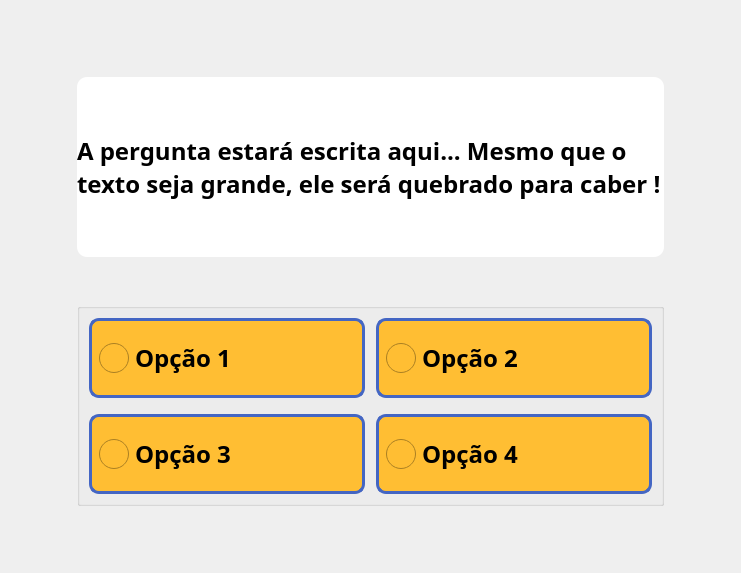
      <widget class="QWidget" name="questionario">
       <property name="styleSheet">
        <string notr="true">border-image: url(&quot;:/imagens/assets/imagens/fundo-laranja&quot;);</string>
       </property>
       <layout class="QGridLayout" name="gridLayout_6">
        <item row="0" column="1">
         <spacer name="verticalSpacer_4">
          <property name="orientation">
           <enum>Qt::Vertical</enum>
          </property>
          <property name="sizeType">
           <enum>QSizePolicy::Minimum</enum>
          </property>
          <property name="sizeHint" stdset="0">
           <size>
            <width>20</width>
            <height>40</height>
           </size>
          </property>
         </spacer>
        </item>
        <item row="4" column="2" alignment="Qt::AlignRight|Qt::AlignBottom">
         <widget class="QPushButton" name="pushButton_proximo_pergunta">
          <property name="sizePolicy">
           <sizepolicy hsizetype="Fixed" vsizetype="Fixed">
            <horstretch>0</horstretch>
            <verstretch>0</verstretch>
           </sizepolicy>
          </property>
          <property name="minimumSize">
           <size>
            <width>60</width>
            <height>50</height>
           </size>
          </property>
          <property name="maximumSize">
           <size>
            <width>120</width>
            <height>40</height>
           </size>
          </property>
          <property name="font">
           <font>
            <pointsize>10</pointsize>
            <weight>75</weight>
            <bold>true</bold>
           </font>
          </property>
          <property name="cursor">
           <cursorShape>PointingHandCursor</cursorShape>
          </property>
          <property name="styleSheet">
           <string notr="true">QPushButton {
	border-image: url(&quot;:/icones/assets/icones/proximo/proximo.png&quot;);
	background-color: none;
	border-radius: 2px;
	border: none;
	min-width: 60px;
	min-height: 50px;
	font-weight: bold;
}

QPushButton:hover {
	border-image: url(&quot;:/icones/assets/icones/proximo/proximo-hover.png&quot;);
	background-color: none;
}

QPushButton:pressed {
	border-image: url(&quot;:/icones/assets/icones/proximo/proximo-hover.png&quot;);
	background-color: none;
}</string>
          </property>
          <property name="text">
           <string/>
          </property>
         </widget>
        </item>
        <item row="0" column="0" alignment="Qt::AlignLeft|Qt::AlignTop">
         <widget class="QPushButton" name="pushButton_inicio_pergunta">
          <property name="sizePolicy">
           <sizepolicy hsizetype="Fixed" vsizetype="Fixed">
            <horstretch>0</horstretch>
            <verstretch>0</verstretch>
           </sizepolicy>
          </property>
          <property name="minimumSize">
           <size>
            <width>60</width>
            <height>60</height>
           </size>
          </property>
          <property name="font">
           <font>
            <weight>75</weight>
            <bold>true</bold>
           </font>
          </property>
          <property name="cursor">
           <cursorShape>PointingHandCursor</cursorShape>
          </property>
          <property name="styleSheet">
           <string notr="true">QPushButton {
	border-image: url(&quot;:/icones/assets/icones/pagina-inicial/pagina-inicial.png&quot;);
	background-color: none;
	border-radius: 2px;
	border: none;
	min-width: 60px;
	min-height: 60px;
	font-weight: bold;
}

QPushButton:hover {
	border-image: url(&quot;:/icones/assets/icones/pagina-inicial/pagina-inicial-hover.png&quot;);
	background-color: none;
}

QPushButton:pressed {
	border-image: url(&quot;:/icones/assets/icones/pagina-inicial/pagina-inicial-hover.png&quot;);
	background-color: none;
}</string>
          </property>
          <property name="text">
           <string/>
          </property>
         </widget>
        </item>
        <item row="1" column="0">
         <spacer name="horizontalSpacer">
          <property name="orientation">
           <enum>Qt::Horizontal</enum>
          </property>
          <property name="sizeType">
           <enum>QSizePolicy::Minimum</enum>
          </property>
          <property name="sizeHint" stdset="0">
           <size>
            <width>30</width>
            <height>20</height>
           </size>
          </property>
         </spacer>
        </item>
        <item row="1" column="2">
         <spacer name="horizontalSpacer_8">
          <property name="orientation">
           <enum>Qt::Horizontal</enum>
          </property>
          <property name="sizeType">
           <enum>QSizePolicy::Minimum</enum>
          </property>
          <property name="sizeHint" stdset="0">
           <size>
            <width>30</width>
            <height>20</height>
           </size>
          </property>
         </spacer>
        </item>
        <item row="3" column="1">
         <widget class="QGroupBox" name="groupBox_respostas_questionario">
          <property name="minimumSize">
           <size>
            <width>400</width>
            <height>200</height>
           </size>
          </property>
          <property name="styleSheet">
           <string notr="true">background: none;
border-image: none;</string>
          </property>
          <property name="title">
           <string/>
          </property>
          <layout class="QGridLayout" name="gridLayout_9">
           <item row="2" column="2">
            <widget class="QRadioButton" name="radioButton_resposta4">
             <property name="sizePolicy">
              <sizepolicy hsizetype="Expanding" vsizetype="Expanding">
               <horstretch>0</horstretch>
               <verstretch>0</verstretch>
              </sizepolicy>
             </property>
             <property name="font">
              <font>
               <family>Dyuthi</family>
               <pointsize>-1</pointsize>
               <weight>75</weight>
               <bold>true</bold>
              </font>
             </property>
             <property name="cursor">
              <cursorShape>PointingHandCursor</cursorShape>
             </property>
             <property name="styleSheet">
              <string notr="true">QRadioButton{
border-image: none;
font-size:24px;
font-weight: bold;
background-color: #ffbe33;
border: 3px solid  #4466c3;
border-radius: 10px;
min-width: 220px;
min-height: 60px;
padding: 7px;
}

QRadioButton::checked{
background-color: #ffa423;
}

QRadioButton::indicator{
	width: 30px;
	height: 30px;
}

QRadioButton::indicator::unchecked {
 	image: url(&quot;:/icones/assets/icones/opcao/opcao.png&quot;);
}

QRadioButton::indicator::checked {
    image: url(&quot;:/icones/assets/icones/opcao/opcao-check.png&quot;);
}</string>
             </property>
             <property name="text">
              <string>Opção 4</string>
             </property>
            </widget>
           </item>
           <item row="0" column="2">
            <widget class="QRadioButton" name="radioButton_resposta2">
             <property name="sizePolicy">
              <sizepolicy hsizetype="Expanding" vsizetype="Expanding">
               <horstretch>0</horstretch>
               <verstretch>0</verstretch>
              </sizepolicy>
             </property>
             <property name="font">
              <font>
               <family>Dyuthi</family>
               <pointsize>-1</pointsize>
               <weight>75</weight>
               <bold>true</bold>
              </font>
             </property>
             <property name="cursor">
              <cursorShape>PointingHandCursor</cursorShape>
             </property>
             <property name="styleSheet">
              <string notr="true">QRadioButton{
border-image: none;
font-size:24px;
font-weight: bold;
background-color: #ffbe33;
border: 3px solid  #4466c3;
border-radius: 10px;
min-width: 220px;
min-height: 60px;
padding: 7px;
}

QRadioButton::checked{
background-color: #ffa423;
}

QRadioButton::indicator{
	width: 30px;
	height: 30px;
}

QRadioButton::indicator::unchecked {
 	image: url(&quot;:/icones/assets/icones/opcao/opcao.png&quot;);
}

QRadioButton::indicator::checked {
    image: url(&quot;:/icones/assets/icones/opcao/opcao-check.png&quot;);
}</string>
             </property>
             <property name="text">
              <string>Opção 2</string>
             </property>
             <property name="autoRepeat">
              <bool>true</bool>
             </property>
            </widget>
           </item>
           <item row="2" column="0">
            <widget class="QRadioButton" name="radioButton_resposta3">
             <property name="sizePolicy">
              <sizepolicy hsizetype="Expanding" vsizetype="Expanding">
               <horstretch>0</horstretch>
               <verstretch>0</verstretch>
              </sizepolicy>
             </property>
             <property name="font">
              <font>
               <family>Dyuthi</family>
               <pointsize>-1</pointsize>
               <weight>75</weight>
               <bold>true</bold>
              </font>
             </property>
             <property name="cursor">
              <cursorShape>PointingHandCursor</cursorShape>
             </property>
             <property name="styleSheet">
              <string notr="true">QRadioButton{
border-image: none;
font-size:24px;
font-weight: bold;
background-color: #ffbe33;
border: 3px solid  #4466c3;
border-radius: 10px;
min-width: 220px;
min-height: 60px;
padding: 7px;
}

QRadioButton::checked{
background-color: #ffa423;
}

QRadioButton::indicator{
	width: 30px;
	height: 30px;
}

QRadioButton::indicator::unchecked {
 	image: url(&quot;:/icones/assets/icones/opcao/opcao.png&quot;);
}

QRadioButton::indicator::checked {
    image: url(&quot;:/icones/assets/icones/opcao/opcao-check.png&quot;);
}</string>
             </property>
             <property name="text">
              <string>Opção 3</string>
             </property>
            </widget>
           </item>
           <item row="0" column="0">
            <widget class="QRadioButton" name="radioButton_resposta1">
             <property name="sizePolicy">
              <sizepolicy hsizetype="Expanding" vsizetype="Expanding">
               <horstretch>0</horstretch>
               <verstretch>0</verstretch>
              </sizepolicy>
             </property>
             <property name="font">
              <font>
               <family>Dyuthi</family>
               <pointsize>-1</pointsize>
               <weight>75</weight>
               <bold>true</bold>
              </font>
             </property>
             <property name="cursor">
              <cursorShape>PointingHandCursor</cursorShape>
             </property>
             <property name="autoFillBackground">
              <bool>false</bool>
             </property>
             <property name="styleSheet">
              <string notr="true">QRadioButton{
border-image: none;
font-size:24px;
font-weight: bold;
background-color: #ffbe33;
border: 3px solid  #4466c3;
border-radius: 10px;
min-width: 220px;
min-height: 60px;
padding: 7px;
}

QRadioButton::checked{
background-color: #ffa423;
}

QRadioButton::indicator{
	width: 30px;
	height: 30px;
}

QRadioButton::indicator::unchecked {
 	image: url(&quot;:/icones/assets/icones/opcao/opcao.png&quot;);
}

QRadioButton::indicator::checked {
    image: url(&quot;:/icones/assets/icones/opcao/opcao-check.png&quot;);
}</string>
             </property>
             <property name="text">
              <string>Opção 1</string>
             </property>
             <property name="autoRepeat">
              <bool>false</bool>
             </property>
             <property name="autoRepeatDelay">
              <number>301</number>
             </property>
            </widget>
           </item>
           <item row="1" column="0">
            <spacer name="verticalSpacer_8">
             <property name="orientation">
              <enum>Qt::Vertical</enum>
             </property>
             <property name="sizeType">
              <enum>QSizePolicy::Minimum</enum>
             </property>
             <property name="sizeHint" stdset="0">
              <size>
               <width>20</width>
               <height>10</height>
              </size>
             </property>
            </spacer>
           </item>
           <item row="0" column="1">
            <spacer name="horizontalSpacer_3">
             <property name="orientation">
              <enum>Qt::Horizontal</enum>
             </property>
             <property name="sizeType">
              <enum>QSizePolicy::MinimumExpanding</enum>
             </property>
             <property name="sizeHint" stdset="0">
              <size>
               <width>5</width>
               <height>20</height>
              </size>
             </property>
            </spacer>
           </item>
          </layout>
         </widget>
        </item>
        <item row="1" column="1">
         <widget class="QLabel" name="label_pergunta">
          <property name="sizePolicy">
           <sizepolicy hsizetype="Expanding" vsizetype="Preferred">
            <horstretch>0</horstretch>
            <verstretch>0</verstretch>
           </sizepolicy>
          </property>
          <property name="minimumSize">
           <size>
            <width>500</width>
            <height>180</height>
           </size>
          </property>
          <property name="font">
           <font>
            <family>Dyuthi</family>
            <pointsize>-1</pointsize>
            <weight>75</weight>
            <bold>true</bold>
           </font>
          </property>
          <property name="styleSheet">
           <string notr="true">border-image: none;
background-color: white;
font-size: 24px;
color: black;
border: none;
border-radius: 10px;
font-weight:bold;</string>
          </property>
          <property name="text">
           <string>A pergunta estará escrita aqui... Mesmo que o texto seja grande, ele será quebrado para caber !</string>
          </property>
          <property name="scaledContents">
           <bool>true</bool>
          </property>
          <property name="alignment">
           <set>Qt::AlignLeading|Qt::AlignLeft|Qt::AlignVCenter</set>
          </property>
          <property name="wordWrap">
           <bool>true</bool>
          </property>
          <property name="margin">
           <number>15</number>
          </property>
          <property name="indent">
           <number>0</number>
          </property>
         </widget>
        </item>
        <item row="4" column="0" alignment="Qt::AlignLeft|Qt::AlignBottom">
         <widget class="QPushButton" name="pushButton_voltar_pergunta">
          <property name="sizePolicy">
           <sizepolicy hsizetype="Fixed" vsizetype="Fixed">
            <horstretch>0</horstretch>
            <verstretch>0</verstretch>
           </sizepolicy>
          </property>
          <property name="minimumSize">
           <size>
            <width>60</width>
            <height>50</height>
           </size>
          </property>
          <property name="maximumSize">
           <size>
            <width>120</width>
            <height>40</height>
           </size>
          </property>
          <property name="font">
           <font>
            <pointsize>10</pointsize>
            <weight>75</weight>
            <bold>true</bold>
           </font>
          </property>
          <property name="cursor">
           <cursorShape>PointingHandCursor</cursorShape>
          </property>
          <property name="styleSheet">
           <string notr="true">QPushButton {
	border-image: url(&quot;:/icones/assets/icones/voltar/voltar.png&quot;);
	background-color: none;
	border-radius: 2px;
	border: none;
	min-width: 60px;
	min-height: 50px;
	font-weight: bold;
}

QPushButton:hover {
	border-image: url(&quot;:/icones/assets/icones/voltar/voltar-hover.png&quot;);
	background-color: none;
}

QPushButton:pressed {
	border-image: url(&quot;:/icones/assets/icones/voltar/voltar-hover.png&quot;);
	background-color: none;
}</string>
          </property>
          <property name="text">
           <string/>
          </property>
         </widget>
        </item>
        <item row="4" column="1">
         <spacer name="verticalSpacer_6">
          <property name="orientation">
           <enum>Qt::Vertical</enum>
          </property>
          <property name="sizeType">
           <enum>QSizePolicy::Fixed</enum>
          </property>
          <property name="sizeHint" stdset="0">
           <size>
            <width>20</width>
            <height>40</height>
           </size>
          </property>
         </spacer>
        </item>
        <item row="2" column="1">
         <spacer name="verticalSpacer_7">
          <property name="orientation">
           <enum>Qt::Vertical</enum>
          </property>
          <property name="sizeType">
           <enum>QSizePolicy::Minimum</enum>
          </property>
          <property name="sizeHint" stdset="0">
           <size>
            <width>20</width>
            <height>40</height>
           </size>
          </property>
         </spacer>
        </item>
       </layout>
      </widget>
